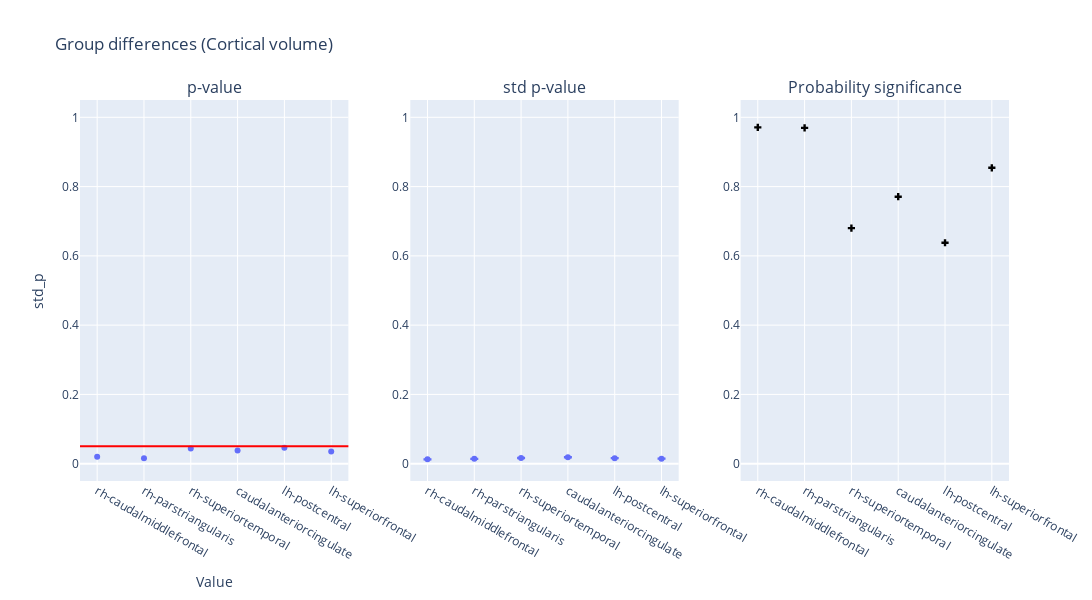

This figure's notebook cell:
### Code cell
plot_dumbbell(df_volume, "Cortical volume")

### Figure 1 — Plotly figure (JSON) as saved in the notebook; plotly's stock layout.template omitted (floating-point values rounded to 4 significant figures)
{"data": [{"hovertemplate": "region=%{x}<br>p_value=%{y}<extra></extra>", "legendgroup": "", "marker": {"color": "#636efa", "symbol": "circle"}, "mode": "markers", "name": "", "orientation": "v", "showlegend": false, "type": "scatter", "x": ["rh-caudalmiddlefrontal", "rh-parstriangularis", "rh-superiortemporal", "caudalanteriorcingulate", "lh-postcentral", "lh-superiorfrontal"], "xaxis": "x", "y": [0.02, 0.016, 0.044, 0.038, 0.046, 0.035], "yaxis": "y"}, {"error_y": {"array": [0.0003473, 0.0003796, 0.0004462, 0.0005056, 0.000435, 0.0003904], "arrayminus": [0.0003572, 0.0003904, 0.0004589, 0.00052, 0.0004474, 0.0004015]}, "hovertemplate": "region=%{x}<br>std_p=%{y}<extra></extra>", "legendgroup": "", "marker": {"color": "#636efa", "symbol": "circle"}, "mode": "markers", "name": "", "orientation": "v", "showlegend": false, "type": "scatter", "x": ["rh-caudalmiddlefrontal", "rh-parstriangularis", "rh-superiortemporal", "caudalanteriorcingulate", "lh-postcentral", "lh-superiorfrontal"], "xaxis": "x2", "y": [0.01275, 0.01393, 0.01638, 0.01856, 0.01597, 0.01433], "yaxis": "y2"}, {"marker": {"color": "black", "symbol": "cross"}, "mode": "markers", "name": "Flip probability", "showlegend": false, "type": "scatter", "x": ["rh-caudalmiddlefrontal", "rh-parstriangularis", "rh-superiortemporal", "caudalanteriorcingulate", "lh-postcentral", "lh-superiorfrontal"], "xaxis": "x3", "y": [0.9709, 0.9696, 0.6801, 0.7708, 0.6379, 0.8543], "yaxis": "y3"}], "layout": {"annotations": [{"font": {"size": 16}, "showarrow": false, "text": "p-value", "x": 0.1444, "xanchor": "center", "xref": "paper", "y": 1, "yanchor": "bottom", "yref": "paper"}, {"font": {"size": 16}, "showarrow": false, "text": "std p-value", "x": 0.5, "xanchor": "center", "xref": "paper", "y": 1, "yanchor": "bottom", "yref": "paper"}, {"font": {"size": 16}, "showarrow": false, "text": "Probability significance", "x": 0.8556, "xanchor": "center", "xref": "paper", "y": 1, "yanchor": "bottom", "yref": "paper"}], "height": 600, "hovermode": "closest", "shapes": [{"line": {"color": "red", "width": 2}, "type": "line", "x0": 0, "x1": 1, "xref": "x domain", "y0": 0.05, "y1": 0.05, "yref": "y"}], "title": {"text": "Group differences (Cortical volume)"}, "width": 1400, "xaxis": {"anchor": "y", "domain": [0, 0.2889], "title": {"text": "Value"}}, "xaxis2": {"anchor": "y2", "domain": [0.3556, 0.6444]}, "xaxis3": {"anchor": "y3", "domain": [0.7111, 1]}, "yaxis": {"anchor": "x", "domain": [0, 1], "range": [-0.05, 1.05], "title": {"text": "std_p"}}, "yaxis2": {"anchor": "x2", "domain": [0, 1], "range": [-0.05, 1.05]}, "yaxis3": {"anchor": "x3", "domain": [0, 1], "range": [-0.05, 1.05]}}}
